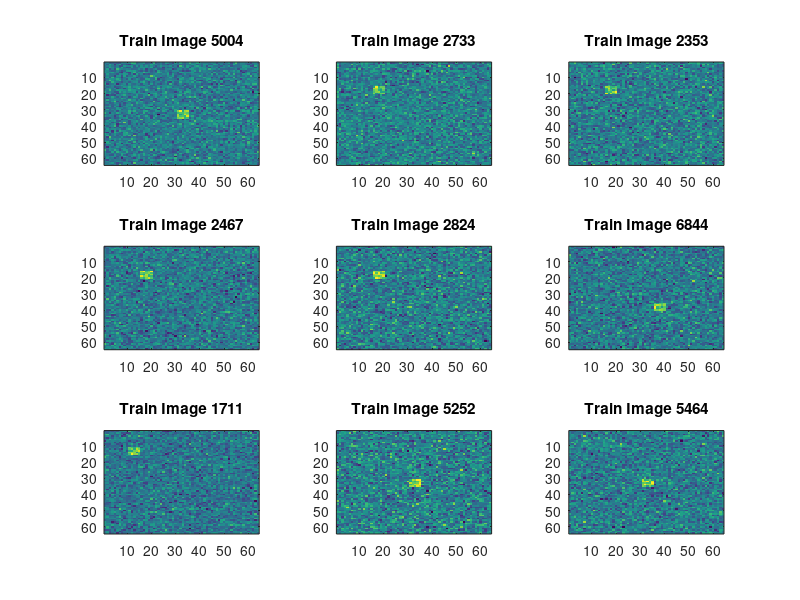

Here is the MATLAB script that generated this plot: (Note: this script raises an error after producing the figure.)

%%%  triplte Demo %%%

% Written by Roy Talman 2/1/2018 , 
% Email adress: roytalman@gmail.com
% GitHub: https://github.com/roytalman/TripletLoss.git
% Based on the article "FaceNet: A Unified Embedding for Face Recognition
% and Clustering"  Google Inc 2015
% Copyright (c) Roy Talman 2018

% image settings:
ImageSize       = 64 ; 
NumGroups       = 10 ;
NumPicPerGroups = 1000 ;
TotalPic = NumGroups*NumPicPerGroups ;
% create random data, 10000 pictures with the size 64*64:
Pics = normrnd(0,1,[ImageSize ImageSize TotalPic]);

% add  feature for groups of 1000 piuctures, ten different types of pictures:
for k = 1:10 
    Pics((1:5)+5*k,(1:5)+5*k, (1:NumPicPerGroups)+ NumPicPerGroups*(k-1) ) = ...
    Pics((1:5)+5*k,(1:5)+5*k, (1:NumPicPerGroups)+ NumPicPerGroups*(k-1) ) + 3 ;
    Labels((1:NumPicPerGroups)+ NumPicPerGroups*(k-1)) = k ; % image group label
end

% train and test set:
NumTrain = 0.7 ; % 70% data for traning
% [val RandomIndex ] = sort(rand(1,TotalPic)) ;  % random index
TrainPic           = Pics(:,:,(1:NumTrain*TotalPic)) ; % 70% training set, Classes 1-7 
TrainLabel         = Labels((1:NumTrain*TotalPic)) ;
TestPic            = Pics(:,:,( NumTrain*TotalPic + 1 : end )) ; % 30% testing set , Classes 8-10
TestLabels         = Labels(( NumTrain*TotalPic + 1 : end )) ;

% plot train images
figure
for k =1:9
    subplot(3,3,k)
    RandInd = randperm(size(TrainPic,3),1) ;
    imagesc(TrainPic(:,:,RandInd)) ;
    title([ 'Train Image ' num2str( RandInd) ]) 
end
% sort in triplte : 
[ PicsTrainTriplet , LabelsTrainTriplte ] = SortForTriplte( TrainPic , TrainLabel ) ;
[ PicsTestTriplet , LabelsTestTriplte ]   = SortForTriplte( TestPic , TestLabels ) ; 


% define CNN pathology

 NumFeatures = 16; % featers for catgory saparation, originaly 128 
 TriplteLayers = GetLayers(ImageSize,NumFeatures) ; % Net pathology

 options = trainingOptions('sgdm','MaxEpochs',25, 'InitialLearnRate',0.001...
    ,'MiniBatchSize',300,'Shuffle','never','Plots','training-progress','ExecutionEnvironment','gpu');  % CNN trainig option. Vary improtant-  "Shuffle" shouled be set to 'never'!

LabelsForNet = zeros(size(PicsTrainTriplet,4),NumFeatures ) ; % this is not needed in triplter since we calculating loss using triplte traning set

%%% training %%%
Net = trainNetwork( PicsTrainTriplet , LabelsForNet, TriplteLayers  ,options) ;

% prediction for test triplets:
[SumGood] = TripletResultAnalyze(Net,PicsTestTriplet)

%%% Retrain for Worst training cases %%%
PredictionTrain     = predict(Net,permute(TrainPic,[1 2 4 3]));
[ TriplteNewOrder ] = SortForTriplte_WorstDistances(PredictionTrain , TrainLabel) ;
   
RetrainLabels    = TrainLabel(TriplteNewOrder) ;
RetrainPictures  = permute(TrainPic(:,:,RetrainLabels),[1 2 4 3]);
options = trainingOptions('sgdm','MaxEpochs',30, 'InitialLearnRate',0.001...
    ,'MiniBatchSize',300,'Shuffle','never','Plots','training-progress','ExecutionEnvironment','gpu');  % CNN trainig option Vary improtant-  "Shuffle" shouled be set to never!

LabelsForNet = zeros(size(RetrainPictures,4),NumFeatures ) ; % this is not needed in triplter since we calculating loss using triplte traning set

%%% training %%%
Net_Retrain = trainNetwork( PicsTrainTriplet , LabelsForNet, Net.Layers  ,options) ;
[SumGood_2,NegDist,PosDist] = TripletResultAnalyze(Net_Retrain,PicsTestTriplet);

figure
for k = 1:3 
    RandInd = randperm(size(PicsTestTriplet,4)/3,1) ;
    subplot(3,3,k*3-2); imagesc( PicsTestTriplet(:,:,1,3*RandInd-2) );title(['Anchor Pic, triplet ' num2str(RandInd)])
    subplot(3,3,k*3-1); imagesc( PicsTestTriplet(:,:,1,3*RandInd-1) );title(['Pos Pic, Dist from Anchor: ' num2str(PosDist(RandInd)) ])
    subplot(3,3,k*3); imagesc( PicsTestTriplet(:,:,1,3*RandInd) );title(['Neg Pic, Dist from Anchor: ' num2str(NegDist(RandInd)) ])
end

